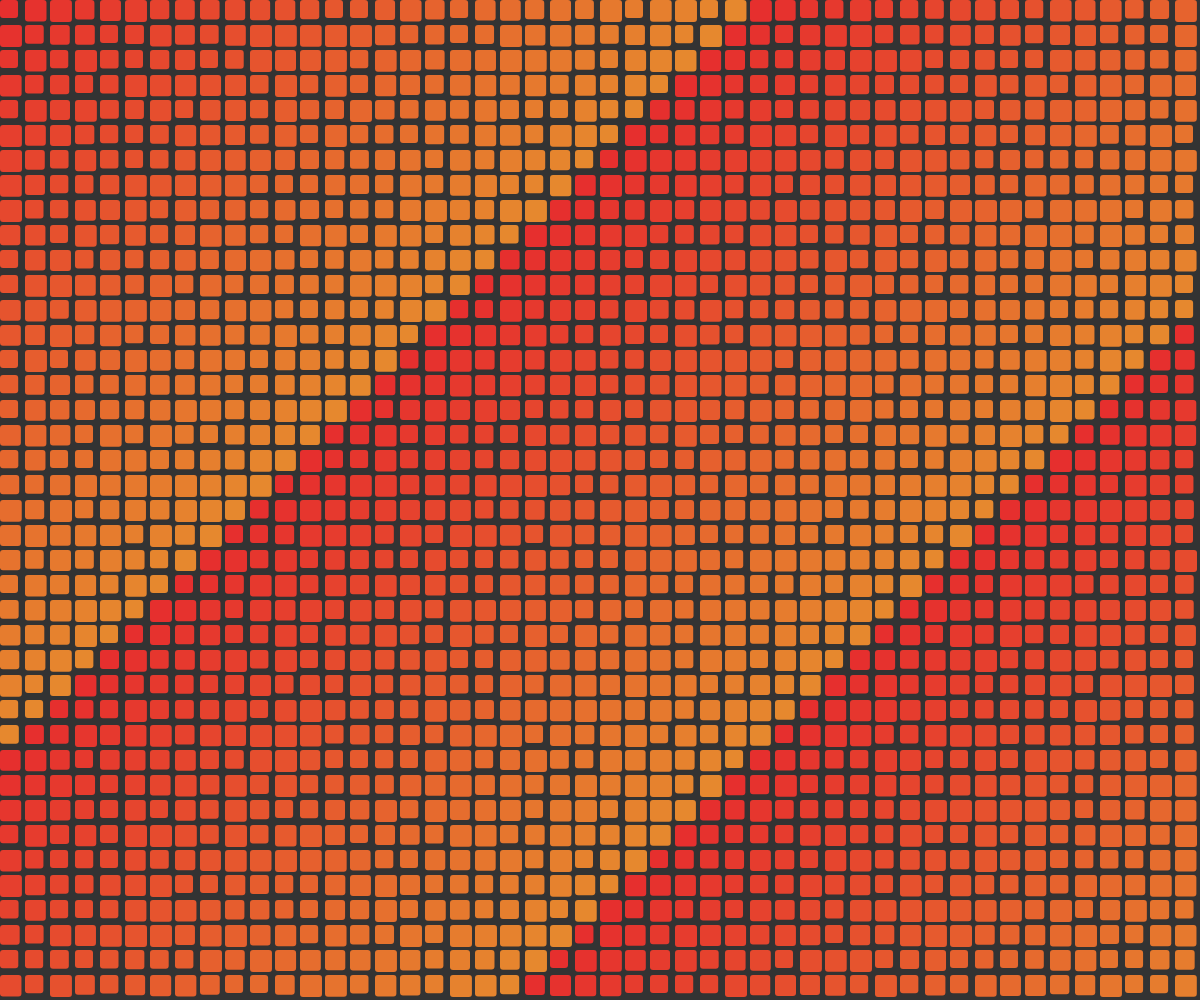
Frame 1 (no input)
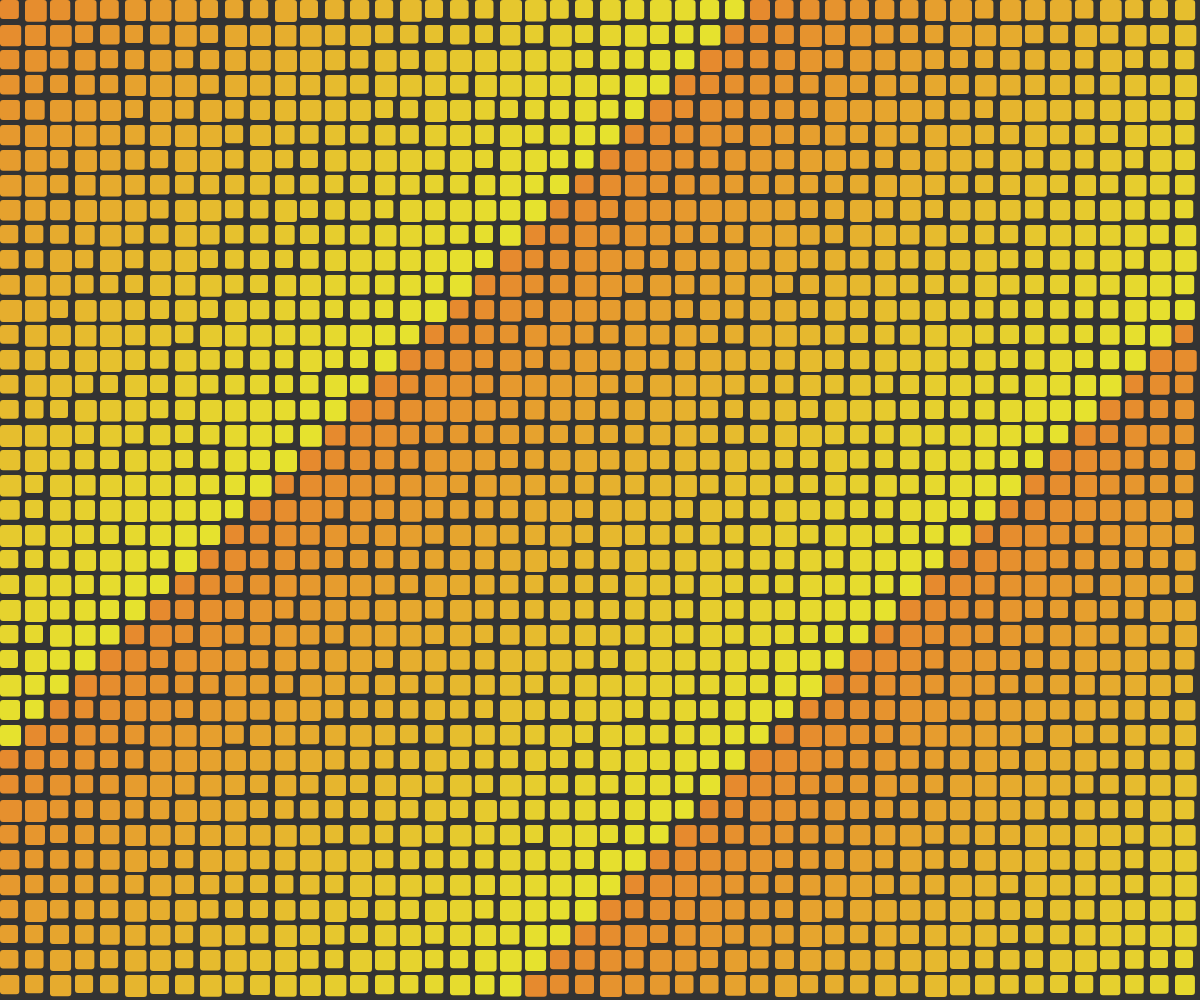
Frame 60 (no input)
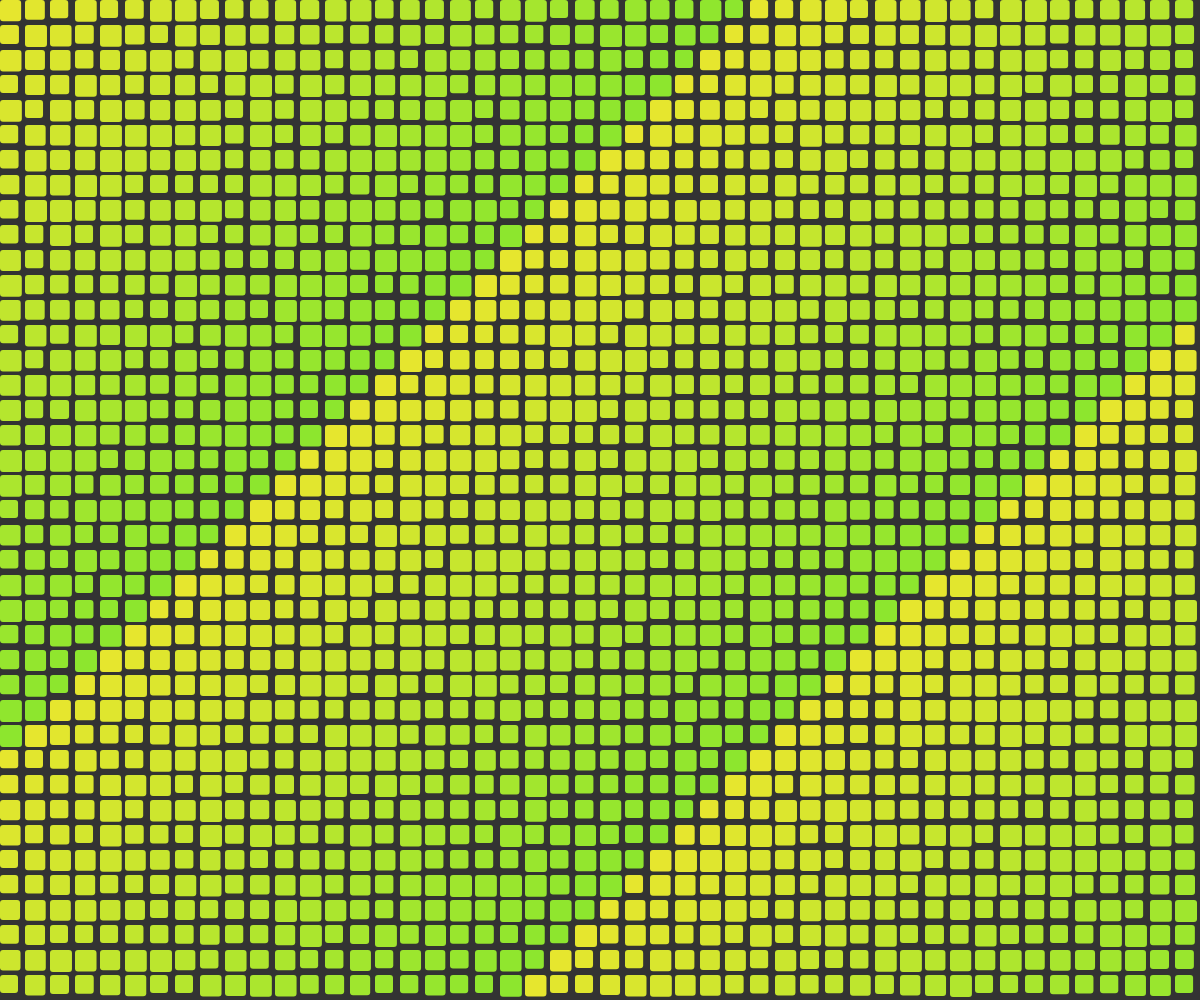
Frame 120 (the mouse pressed at the canvas centre since frame 60)

The p5.js sketch that drew these frames (run headless with seeded random() and noise() and a simulated clock; from frame 60 on, the mouse is pressed at the canvas centre):

// p5.js sketch
// ── sketch.js
let grid = [];
let squareSize = 20;
let spacing = 25;
let cols, rows;
let pulseColor;

function setup() {
  createCanvas(windowWidth, windowHeight);
  cols = Math.ceil(width / spacing);
  rows = Math.ceil(height / spacing);
  
  // Initialize grid with positions and breathing states
  for (let i = 0; i < cols; i++) {
    grid[i] = [];
    for (let j = 0; j < rows; j++) {
      grid[i][j] = {
        x: i * spacing,
        y: j * spacing,
        breath: random(0, TWO_PI),
        size: squareSize
      };
    }
  }
  
  colorMode(HSB, 360, 100, 100, 1);
  background(20); // near-black background
}

function draw() {
  background(20);
  
  for (let i = 0; i < cols; i++) {
    for (let j = 0; j < rows; j++) {
      let s = grid[i][j];
      
      // Update breathing animation
      s.breath += 0.02;
      let breathSize = sin(s.breath) * 2;
      
      // Apply color based on position and time
      let hue = (i + j) % 30 + frameCount * 0.5;
      fill(hue, 80, 90);
      
      noStroke();
      rect(s.x, s.y, s.size + breathSize, s.size + breathSize, 3);
    }
  }
}

function mousePressed() {
  // Trigger pulse from center
  let centerX = width / 2;
  let centerY = height / 2;
  pulseColor = color(random(20, 40), 100, 100); // Random warm hue
  
  for (let i = 0; i < cols; i++) {
    for (let j = 0; j < rows; j++) {
      let s = grid[i][j];
      
      // Calculate distance to center
      let d = dist(s.x, s.y, centerX, centerY);
      
      // Animate pulse over time
      setTimeout(() => {
        if (d < 500) {
          grid[i][j].pulse = d;
        }
      }, d * 2); // Delay based on distance
    }
  }
}

function windowResized() {
  resizeCanvas(windowWidth, windowHeight);
  cols = Math.ceil(width / spacing);
  rows = Math.ceil(height / spacing);
}
